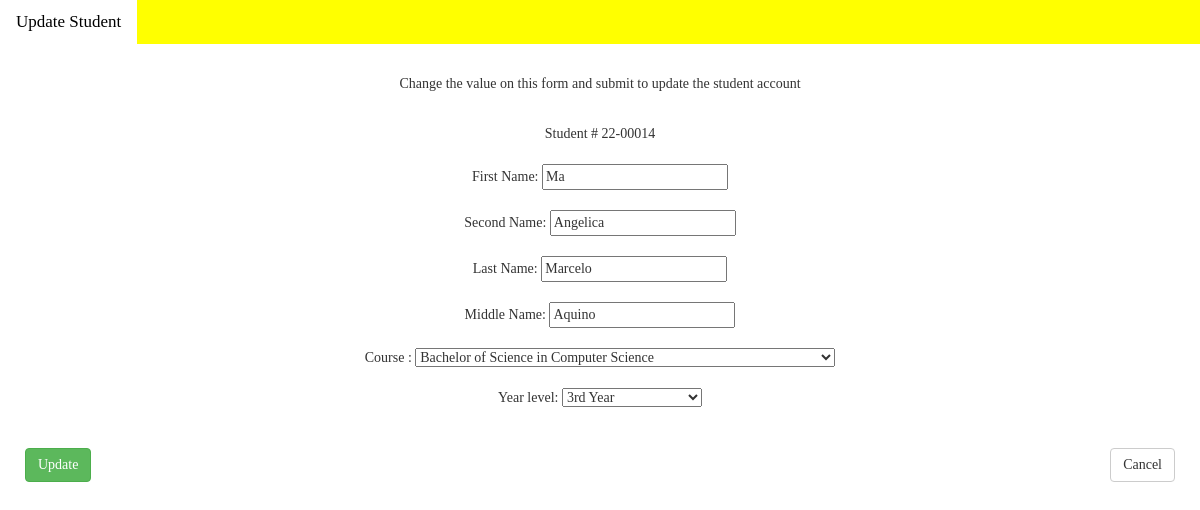
The app's page /GradeViewerDatabase/update-student.php?studentnumber=22-00014 (signed in) with its own data.
### tables this page shows
CREATE TABLE `tblstudents` (
  `studentnumber` varchar(20) NOT NULL,
  `firstname` varchar(50) NOT NULL,
  `secondname` varchar(50) NOT NULL,
  `middlename` varchar(50) NOT NULL,
  `lastname` varchar(50) NOT NULL,
  `course` varchar(100) NOT NULL,
  `yearlevel` varchar(20) NOT NULL,
  `createdby` varchar(50) NOT NULL,
  `datecreated` varchar(20) NOT NULL
);

### GradeViewerDatabase/update-student.php (the view, shortened to what this page needs)
<?php
require_once "config.php";
if (isset($_POST['btnsubmit'])) {
	$sql = "UPDATE tblstudents SET firstname = ?, secondname = ?, lastname = ?, middlename = ?, course = ?, yearlevel = ? WHERE studentnumber = ?";
	if ($stmt = mysqli_prepare($link, $sql)) {
		mysqli_stmt_bind_param($stmt, "sssssss", $_POST['txtfirstname'], $_POST['txtsecondname'], $_POST['txtlastname'], $_POST['txtmiddlename'], $_POST['course'], $_POST['yearlevel'], $_GET['studentnumber']);
		if (mysqli_stmt_execute($stmt)) {
            $sql = "INSERT INTO tbllogs (datelog, timelog, module, ID, action, performedby) VALUES (?, ?, ?, ?, ?, ?)";
            if ($stmt = mysqli_prepare($link, $sql)) {
	            $date = date("m/d/Y");
	            $time = date("h:i:sa");
	            $module = "Students";
	            $action = "Update";
	            mysqli_stmt_bind_param($stmt, "ssssss", $date, $time, $module, $_GET['studentnumber'], $action, $_SESSION['username']);
	            if (mysqli_stmt_execute($stmt)) {
	    	        $_SESSION['updated'] = "Student account UPDATED!";
		            header("location: students-management.php");
		            exit();
	            }
	            else{
	            $_SESSION['error'] = "<font color = 'red'>Error on insert log. </font>";
	            header("location: students-management.php");
		    exit();
	            }
			}
        }
        else{
        	$_SESSION['error'] = "<font color = 'red'>Error on updating student. </font>";
        	header("location: students-management.php");
		exit();
        }
	}
}
else{
	if (isset($_GET['studentnumber']) && !empty(trim($_GET['studentnumber']))) {
		$sql = "SELECT * FROM tblstudents WHERE studentnumber = ?";
		if ($stmt = mysqli_prepare($link, $sql)) {
			mysqli_stmt_bind_param($stmt, "s", $_GET['studentnumber']);
			if (mysqli_stmt_execute($stmt)) {
				$result = mysqli_stmt_get_result($stmt);
				$account = mysqli_fetch_array($result, MYSQLI_ASSOC);
			}
			else{
				echo "<font color = 'red'> Error on loading th current account values</font>";
			}
		}
	}
}
?>
<!DOCTYPE html>
<html>
  <link rel="stylesheet" href="https://maxcdn.bootstrapcdn.com/bootstrap/3.4.1/css/bootstrap.min.css">
  <link rel="stylesheet" href="design.css">
<body>
    <div class="topnav" id="myTopnav">
    <?php if ($_SESSION['usertype'] == "ADMINISTRATOR" || $_SESSION['usertype'] == "DEAN") : ?>
       <a href="update-student.php"  style = "background-color: white; color: black;">Update Student</a>
    <?php endif; ?>
</div>
	<form action="<?php echo htmlspecialchars(basename($_SERVER['REQUEST_URI'])); ?>" method = "POST" >
		<center>
	    <p>Change the value on this form and submit to update the student account</p> <br>
	    Student # <?php echo $account['studentnumber'];  ?> <br> <br>
		First Name: <input type="text" id="firstname" name="txtfirstname" value="<?php echo $account['firstname'];  ?>" required>  <br> <br>
		Second Name: <input type="text" id="secondname" name="txtsecondname" value="<?php echo $account['secondname'];  ?>">  <br> <br>
		Last Name: <input type="text" id="lastname" name="txtlastname" value="<?php echo $account['lastname'];  ?>" required>  <br> <br>
		Middle Name: <input type="text" id="middlename" name="txtmiddlename" value="<?php echo $account['middlename'];  ?>">  <br> <br>
	Course : <select name="course" id="course"required>
        <option value="Bachelor of Science in Computer Science"<?php echo ($account['course'] == 'Bachelor of Science in Computer Science') ? 'selected' : ''; ?>>Bachelor of Science in Computer Science</option>
        </select><br><br>
        Year level: <select name="yearlevel" id="yearlevel" required>
        <option value="3RD"<?php echo ($account['yearlevel'] == '3RD') ? 'selected' : ''; ?>>3rd Year</option>
        </select><br><br>
</center>
        <br>
        <input type="submit" name="btnsubmit" class = 'btn btn-success' value="Update">
        <a href="students-management.php" class = 'btn btn-default'style='float: right;'>Cancel</a>
	</form>
</body>
</html>

### GradeViewerDatabase/design.css (style rules this page uses)
html { height: 100%; width: 100%; background-color: white; }
body { padding: 0; margin: 0; font-family: times-new-roman; }
form { padding-left: 25px; padding-top: 30px; padding-right: 25px; }
.topnav { overflow: hidden; background-color: yellow; }
.topnav a { float: left; display: block; color: black; text-align: center; padding: 10px 16px; text-decoration: none; font-size: 17px; }

### GradeViewerDatabase/update-student.php (style rules this page uses)
form { font-family: times-new-roman; }

### records on screen
tblstudents: studentnumber "22-00014", txtfirstname "Ma", txtsecondname "Angelica", txtlastname "Marcelo", txtmiddlename "Aquino", course "Bachelor of Science in Computer Science", yearlevel "3rd Year"
